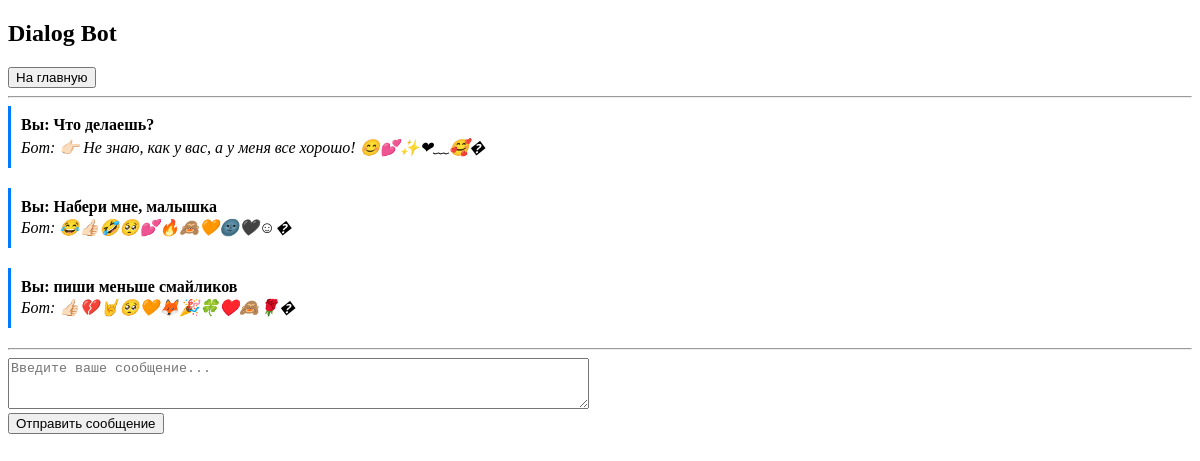
The app's page /dialog_bot/2/, older data.
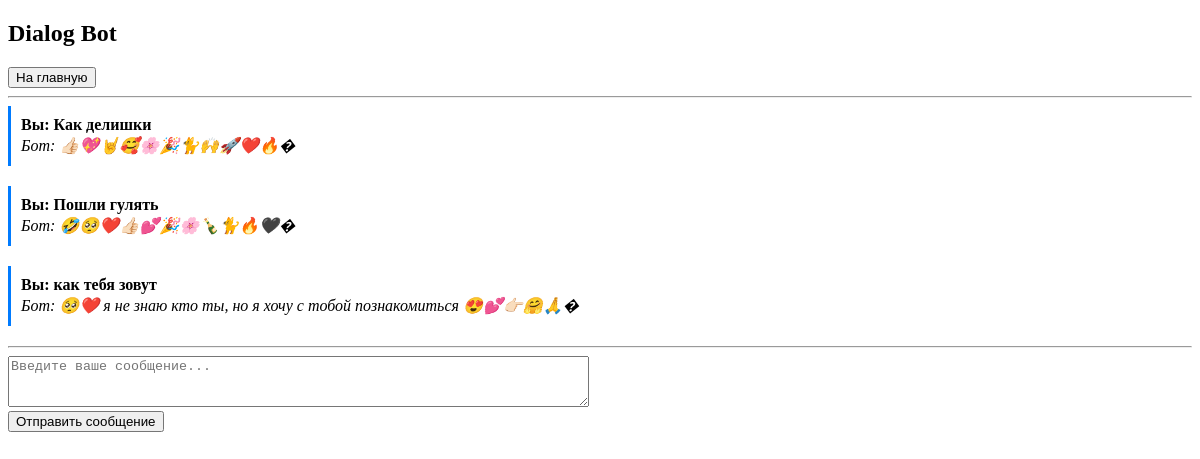
The same page, newer data.
### bert_classifier/models.py (models this page shows, shortened)
class Task(models.Model):
    task_name = models.CharField(max_length=50)

class InteractionML(models.Model):
    task = models.ForeignKey(Task, on_delete=models.CASCADE)
    input_data = models.CharField(max_length=200)
    output_data = models.CharField(max_length=200)

### dialog_bot/views.py (the view)
# urls.py: path('<int:task_id>/', views.detail, name='detail'),
def detail(request, task_id):
    task = get_object_or_404(Task, pk=task_id)
    latest_predictions = task.interactionml_set.order_by('-id')[:3][::-1]
    context = {
        'task': task,
        'latest_predictions': latest_predictions
    }
    return render(request, 'dialog_bot/detail.html', context)

### dialog_bot/templates/dialog_bot/detail.html (shortened to what this page needs)
{% extends 'base.html' %}
{% block content %}
<h2>{{ task.task_name }}</h2>
<form action="{% url 'bert_classifier:index' %}" method="POST">
    <button type="submit">На главную</button>
</form>
<hr>
{% if latest_predictions %}
    {% for p in latest_predictions %}
        <div style="margin-bottom: 20px; padding: 10px; border-left: 3px solid #007bff;">
            <strong>Вы: {{ p.input_data }}</strong><br>
            <em>Бот: {{ p.output_data }}</em>
        </div>
    {% endfor %}
{% else %}
    <p>Нет предыдущих сообщений.</p>
{% endif %}
<hr>
<form action="{% url 'dialog_bot:predict' task.id %}" method="POST">
    <textarea name="text" required placeholder="Введите ваше сообщение..." cols="70" rows="3"></textarea><br>
    <button type="submit">Отправить сообщение</button>
</form>
{% endblock %}

### bert_classifier/templates/base.html (shortened to what this page needs)
<!DOCTYPE html>
<html lang="en">
<head>
</head>
<body>
    {% block content %}{% endblock %}
</body>
</html>

Row changes from the older to the newer data that the page shows:
removed InteractionML: input_data "Что делаешь?", output_data "👉🏻 Не знаю, как у вас, а у меня все хорошо! 😊💕✨️❤﹏🥰�"
removed InteractionML: input_data "Набери мне, малышка", output_data "😂👍🏻🤣🥺💕🔥🙈🧡🌚🖤️☺�"
removed InteractionML: input_data "пиши меньше смайликов", output_data "👍🏻💔🤘🥺🧡🦊🎉🍀♥️🙈🌹�"
now on this page (row edited): InteractionML: input_data "Как делишки", output_data "👍🏻💖🤘🥰🌸🎉🐈🙌🚀❤️🔥�"
now on this page (row edited): InteractionML: input_data "Пошли гулять", output_data "🤣🥺❤️👍🏻💕🎉🌸🍾🐈🔥🖤�"
now on this page (row edited): InteractionML: input_data "как тебя зовут", output_data "🥺❤️ я не знаю кто ты, но я хочу с тобой познакомиться 😍💕👉🏻🤗🙏�"
